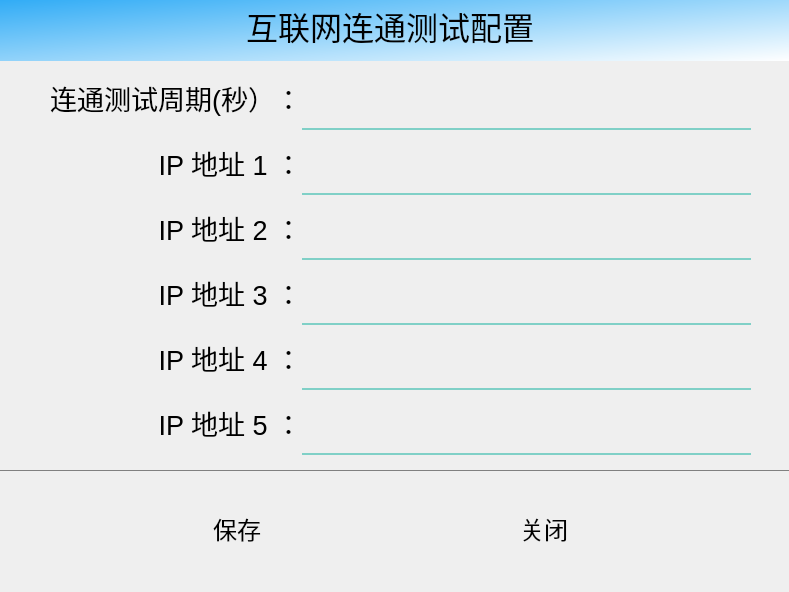
<?xml version="1.0" encoding="UTF-8"?>
<ui version="4.0">
 <class>DialogSetupInternet</class>
 <widget class="QDialog" name="DialogSetupInternet">
  <property name="geometry">
   <rect>
    <x>0</x>
    <y>0</y>
    <width>789</width>
    <height>592</height>
   </rect>
  </property>
  <property name="windowTitle">
   <string>Dialog</string>
  </property>
  <widget class="QWidget" name="horizontalLayoutWidget">
   <property name="geometry">
    <rect>
     <x>-10</x>
     <y>0</y>
     <width>941</width>
     <height>621</height>
    </rect>
   </property>
   <layout class="QHBoxLayout" name="hLayoutMain" stretch="0">
    <property name="spacing">
     <number>0</number>
    </property>
    <property name="leftMargin">
     <number>0</number>
    </property>
    <property name="topMargin">
     <number>0</number>
    </property>
    <property name="rightMargin">
     <number>0</number>
    </property>
    <property name="bottomMargin">
     <number>0</number>
    </property>
    <item>
     <layout class="QVBoxLayout" name="verticalLayout" stretch="0">
      <property name="spacing">
       <number>0</number>
      </property>
      <property name="leftMargin">
       <number>0</number>
      </property>
      <property name="topMargin">
       <number>0</number>
      </property>
      <property name="rightMargin">
       <number>0</number>
      </property>
      <property name="bottomMargin">
       <number>0</number>
      </property>
      <item>
       <widget class="QFrame" name="frameParaments">
        <property name="styleSheet">
         <string notr="true">background-color: transparent;color:white;</string>
        </property>
        <property name="frameShape">
         <enum>QFrame::NoFrame</enum>
        </property>
        <property name="frameShadow">
         <enum>QFrame::Raised</enum>
        </property>
        <property name="lineWidth">
         <number>0</number>
        </property>
        <widget class="QWidget" name="layoutWidget_2">
         <property name="geometry">
          <rect>
           <x>30</x>
           <y>65</y>
           <width>761</width>
           <height>392</height>
          </rect>
         </property>
         <layout class="QGridLayout" name="gridLayout" rowstretch="1,1,1,1,0,0,0" columnstretch="0,0,0,0">
          <property name="leftMargin">
           <number>30</number>
          </property>
          <property name="topMargin">
           <number>0</number>
          </property>
          <property name="rightMargin">
           <number>30</number>
          </property>
          <property name="bottomMargin">
           <number>0</number>
          </property>
          <property name="spacing">
           <number>0</number>
          </property>
          <item row="1" column="0">
           <widget class="QLabel" name="lbIp">
            <property name="minimumSize">
             <size>
              <width>0</width>
              <height>64</height>
             </size>
            </property>
            <property name="font">
             <font>
              <pointsize>20</pointsize>
             </font>
            </property>
            <property name="styleSheet">
             <string notr="true">background-color: transparent;
color: black;</string>
            </property>
            <property name="text">
             <string>IP 地址 1 ：</string>
            </property>
            <property name="alignment">
             <set>Qt::AlignRight|Qt::AlignTrailing|Qt::AlignVCenter</set>
            </property>
           </widget>
          </item>
          <item row="0" column="0">
           <widget class="QLabel" name="lbCyc1">
            <property name="minimumSize">
             <size>
              <width>0</width>
              <height>64</height>
             </size>
            </property>
            <property name="font">
             <font>
              <pointsize>20</pointsize>
             </font>
            </property>
            <property name="styleSheet">
             <string notr="true">background-color: transparent;
color: black;</string>
            </property>
            <property name="text">
             <string>连通测试周期(秒）：</string>
            </property>
            <property name="alignment">
             <set>Qt::AlignRight|Qt::AlignTrailing|Qt::AlignVCenter</set>
            </property>
           </widget>
          </item>
          <item row="0" column="1">
           <widget class="QLineEdit" name="dataInterval">
            <property name="enabled">
             <bool>true</bool>
            </property>
            <property name="minimumSize">
             <size>
              <width>0</width>
              <height>64</height>
             </size>
            </property>
            <property name="maximumSize">
             <size>
              <width>16777215</width>
              <height>64</height>
             </size>
            </property>
            <property name="font">
             <font>
              <pointsize>20</pointsize>
             </font>
            </property>
            <property name="autoFillBackground">
             <bool>false</bool>
            </property>
            <property name="styleSheet">
             <string notr="true">background-color: transparent;
color: black;
border-width:0;
border-style:outset;
border-bottom:2px solid #80d0c7;</string>
            </property>
            <property name="text">
             <string/>
            </property>
            <property name="echoMode">
             <enum>QLineEdit::Normal</enum>
            </property>
            <property name="readOnly">
             <bool>false</bool>
            </property>
           </widget>
          </item>
          <item row="6" column="3">
           <layout class="QHBoxLayout" name="horizontalLayout_4">
            <property name="spacing">
             <number>0</number>
            </property>
           </layout>
          </item>
          <item row="0" column="2">
           <layout class="QHBoxLayout" name="horizontalLayout_16"/>
          </item>
          <item row="3" column="3">
           <layout class="QHBoxLayout" name="horizontalLayout_2">
            <property name="spacing">
             <number>0</number>
            </property>
           </layout>
          </item>
          <item row="4" column="0">
           <widget class="QLabel" name="lbIp_4">
            <property name="minimumSize">
             <size>
              <width>0</width>
              <height>64</height>
             </size>
            </property>
            <property name="font">
             <font>
              <pointsize>20</pointsize>
             </font>
            </property>
            <property name="styleSheet">
             <string notr="true">background-color: transparent;
color: black;</string>
            </property>
            <property name="text">
             <string>IP 地址 4 ：</string>
            </property>
            <property name="alignment">
             <set>Qt::AlignRight|Qt::AlignTrailing|Qt::AlignVCenter</set>
            </property>
           </widget>
          </item>
          <item row="1" column="1">
           <widget class="QLineEdit" name="dataIp1">
            <property name="enabled">
             <bool>true</bool>
            </property>
            <property name="minimumSize">
             <size>
              <width>0</width>
              <height>64</height>
             </size>
            </property>
            <property name="maximumSize">
             <size>
              <width>16777215</width>
              <height>64</height>
             </size>
            </property>
            <property name="font">
             <font>
              <pointsize>20</pointsize>
             </font>
            </property>
            <property name="autoFillBackground">
             <bool>false</bool>
            </property>
            <property name="styleSheet">
             <string notr="true">background-color: transparent;
color:black;
border-width:0;
border-style:outset;
border-bottom:2px solid #80d0c7;</string>
            </property>
            <property name="text">
             <string/>
            </property>
            <property name="echoMode">
             <enum>QLineEdit::Normal</enum>
            </property>
            <property name="readOnly">
             <bool>false</bool>
            </property>
           </widget>
          </item>
          <item row="6" column="1">
           <layout class="QHBoxLayout" name="horizontalLayout_3" stretch="">
            <property name="spacing">
             <number>0</number>
            </property>
           </layout>
          </item>
          <item row="2" column="0">
           <widget class="QLabel" name="lbIp_2">
            <property name="minimumSize">
             <size>
              <width>0</width>
              <height>64</height>
             </size>
            </property>
            <property name="font">
             <font>
              <pointsize>20</pointsize>
             </font>
            </property>
            <property name="styleSheet">
             <string notr="true">background-color: transparent;
color: black;</string>
            </property>
            <property name="text">
             <string>IP 地址 2 ：</string>
            </property>
            <property name="alignment">
             <set>Qt::AlignRight|Qt::AlignTrailing|Qt::AlignVCenter</set>
            </property>
           </widget>
          </item>
          <item row="2" column="3">
           <layout class="QHBoxLayout" name="horizontalLayout_7"/>
          </item>
          <item row="3" column="0">
           <widget class="QLabel" name="lbIp_3">
            <property name="minimumSize">
             <size>
              <width>0</width>
              <height>64</height>
             </size>
            </property>
            <property name="font">
             <font>
              <pointsize>20</pointsize>
             </font>
            </property>
            <property name="styleSheet">
             <string notr="true">background-color: transparent;
color: black;</string>
            </property>
            <property name="text">
             <string>IP 地址 3 ：</string>
            </property>
            <property name="alignment">
             <set>Qt::AlignRight|Qt::AlignTrailing|Qt::AlignVCenter</set>
            </property>
           </widget>
          </item>
          <item row="0" column="3">
           <layout class="QHBoxLayout" name="horizontalLayout_19"/>
          </item>
          <item row="5" column="0">
           <widget class="QLabel" name="lbIp_5">
            <property name="minimumSize">
             <size>
              <width>0</width>
              <height>64</height>
             </size>
            </property>
            <property name="font">
             <font>
              <pointsize>20</pointsize>
             </font>
            </property>
            <property name="styleSheet">
             <string notr="true">background-color: transparent;
color: black;</string>
            </property>
            <property name="text">
             <string>IP 地址 5 ：</string>
            </property>
            <property name="alignment">
             <set>Qt::AlignRight|Qt::AlignTrailing|Qt::AlignVCenter</set>
            </property>
           </widget>
          </item>
          <item row="4" column="1">
           <widget class="QLineEdit" name="dataIp4">
            <property name="enabled">
             <bool>true</bool>
            </property>
            <property name="minimumSize">
             <size>
              <width>0</width>
              <height>64</height>
             </size>
            </property>
            <property name="maximumSize">
             <size>
              <width>16777215</width>
              <height>64</height>
             </size>
            </property>
            <property name="font">
             <font>
              <pointsize>20</pointsize>
             </font>
            </property>
            <property name="autoFillBackground">
             <bool>false</bool>
            </property>
            <property name="styleSheet">
             <string notr="true">background-color: transparent;
color:black;
border-width:0;
border-style:outset;
border-bottom:2px solid #80d0c7;</string>
            </property>
            <property name="text">
             <string/>
            </property>
            <property name="echoMode">
             <enum>QLineEdit::Normal</enum>
            </property>
            <property name="readOnly">
             <bool>false</bool>
            </property>
           </widget>
          </item>
          <item row="5" column="1">
           <widget class="QLineEdit" name="dataIp5">
            <property name="enabled">
             <bool>true</bool>
            </property>
            <property name="minimumSize">
             <size>
              <width>0</width>
              <height>64</height>
             </size>
            </property>
            <property name="maximumSize">
             <size>
              <width>16777215</width>
              <height>64</height>
             </size>
            </property>
            <property name="font">
             <font>
              <pointsize>20</pointsize>
             </font>
            </property>
            <property name="autoFillBackground">
             <bool>false</bool>
            </property>
            <property name="styleSheet">
             <string notr="true">background-color: transparent;
color:black;
border-width:0;
border-style:outset;
border-bottom:2px solid #80d0c7;</string>
            </property>
            <property name="text">
             <string/>
            </property>
            <property name="echoMode">
             <enum>QLineEdit::Normal</enum>
            </property>
            <property name="readOnly">
             <bool>false</bool>
            </property>
           </widget>
          </item>
          <item row="3" column="1">
           <widget class="QLineEdit" name="dataIp3">
            <property name="enabled">
             <bool>true</bool>
            </property>
            <property name="minimumSize">
             <size>
              <width>0</width>
              <height>64</height>
             </size>
            </property>
            <property name="maximumSize">
             <size>
              <width>16777215</width>
              <height>64</height>
             </size>
            </property>
            <property name="font">
             <font>
              <pointsize>20</pointsize>
             </font>
            </property>
            <property name="autoFillBackground">
             <bool>false</bool>
            </property>
            <property name="styleSheet">
             <string notr="true">background-color: transparent;
color:black;
border-width:0;
border-style:outset;
border-bottom:2px solid #80d0c7;</string>
            </property>
            <property name="text">
             <string/>
            </property>
            <property name="echoMode">
             <enum>QLineEdit::Normal</enum>
            </property>
            <property name="readOnly">
             <bool>false</bool>
            </property>
           </widget>
          </item>
          <item row="2" column="1">
           <widget class="QLineEdit" name="dataIp2">
            <property name="enabled">
             <bool>true</bool>
            </property>
            <property name="minimumSize">
             <size>
              <width>0</width>
              <height>64</height>
             </size>
            </property>
            <property name="maximumSize">
             <size>
              <width>16777215</width>
              <height>64</height>
             </size>
            </property>
            <property name="font">
             <font>
              <pointsize>20</pointsize>
             </font>
            </property>
            <property name="autoFillBackground">
             <bool>false</bool>
            </property>
            <property name="styleSheet">
             <string notr="true">background-color: transparent;
color:black;
border-width:0;
border-style:outset;
border-bottom:2px solid #80d0c7;</string>
            </property>
            <property name="text">
             <string/>
            </property>
            <property name="echoMode">
             <enum>QLineEdit::Normal</enum>
            </property>
            <property name="readOnly">
             <bool>false</bool>
            </property>
           </widget>
          </item>
         </layout>
        </widget>
        <widget class="QWidget" name="horizontalLayoutWidget_2">
         <property name="geometry">
          <rect>
           <x>10</x>
           <y>473</y>
           <width>781</width>
           <height>111</height>
          </rect>
         </property>
         <layout class="QHBoxLayout" name="horizontalLayout">
          <item>
           <widget class="QToolButton" name="btnSave">
            <property name="minimumSize">
             <size>
              <width>128</width>
              <height>90</height>
             </size>
            </property>
            <property name="font">
             <font>
              <pointsize>18</pointsize>
             </font>
            </property>
            <property name="focusPolicy">
             <enum>Qt::NoFocus</enum>
            </property>
            <property name="styleSheet">
             <string notr="true">background: rgba(255,255,255,0); 
color:black;</string>
            </property>
            <property name="text">
             <string>保存</string>
            </property>
            <property name="icon">
             <iconset resource="Images.qrc">
              <normaloff>:/Images/save_64.png</normaloff>:/Images/save_64.png</iconset>
            </property>
            <property name="iconSize">
             <size>
              <width>64</width>
              <height>64</height>
             </size>
            </property>
            <property name="toolButtonStyle">
             <enum>Qt::ToolButtonTextUnderIcon</enum>
            </property>
            <property name="autoRaise">
             <bool>true</bool>
            </property>
           </widget>
          </item>
          <item>
           <widget class="QToolButton" name="btnClose">
            <property name="minimumSize">
             <size>
              <width>128</width>
              <height>90</height>
             </size>
            </property>
            <property name="font">
             <font>
              <pointsize>18</pointsize>
             </font>
            </property>
            <property name="focusPolicy">
             <enum>Qt::NoFocus</enum>
            </property>
            <property name="styleSheet">
             <string notr="true">background: rgba(255,255,255,0);
color:black;</string>
            </property>
            <property name="text">
             <string>关闭</string>
            </property>
            <property name="icon">
             <iconset resource="Images.qrc">
              <normaloff>:/Images/cancel_64.png</normaloff>:/Images/cancel_64.png</iconset>
            </property>
            <property name="iconSize">
             <size>
              <width>64</width>
              <height>64</height>
             </size>
            </property>
            <property name="toolButtonStyle">
             <enum>Qt::ToolButtonTextUnderIcon</enum>
            </property>
            <property name="autoRaise">
             <bool>true</bool>
            </property>
           </widget>
          </item>
         </layout>
        </widget>
        <widget class="QLabel" name="label">
         <property name="geometry">
          <rect>
           <x>0</x>
           <y>-10</y>
           <width>800</width>
           <height>71</height>
          </rect>
         </property>
         <property name="font">
          <font>
           <pointsize>24</pointsize>
          </font>
         </property>
         <property name="styleSheet">
          <string notr="true">color: black;
background-color:  qlineargradient(spread:pad, x1:0, y1:0, x2:1, y2:1, stop:0 #20A5F5, stop:1 #FFFFFF);</string>
         </property>
         <property name="text">
          <string>互联网连通测试配置</string>
         </property>
         <property name="alignment">
          <set>Qt::AlignCenter</set>
         </property>
        </widget>
        <widget class="QFrame" name="frame_3">
         <property name="geometry">
          <rect>
           <x>0</x>
           <y>470</y>
           <width>950</width>
           <height>1</height>
          </rect>
         </property>
         <property name="minimumSize">
          <size>
           <width>512</width>
           <height>0</height>
          </size>
         </property>
         <property name="maximumSize">
          <size>
           <width>11111111</width>
           <height>16777215</height>
          </size>
         </property>
         <property name="styleSheet">
          <string notr="true">background-color: gray;</string>
         </property>
         <property name="frameShape">
          <enum>QFrame::NoFrame</enum>
         </property>
         <property name="frameShadow">
          <enum>QFrame::Raised</enum>
         </property>
        </widget>
       </widget>
      </item>
     </layout>
    </item>
   </layout>
  </widget>
 </widget>
 <resources>
  <include location="Images.qrc"/>
 </resources>
 <connections/>
 <buttongroups>
  <buttongroup name="buttonGroup"/>
 </buttongroups>
</ui>
